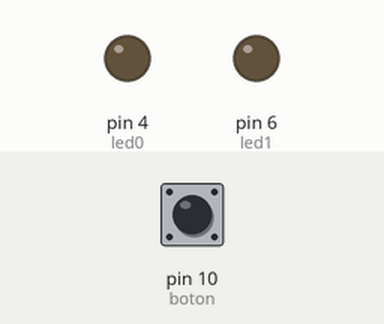
Bench run of a sketch on a simulated Arduino Uno, built with avr-gcc and run on an emulated ATmega328P. Parts: output pins drawn as LEDs (lit = HIGH). The test bench sets the inputs (shaded band); at power-on: pin 10 (boton) LOW.

Above: at 1.2 s.
1.3 s: pin 10 (boton) pulled HIGH for 0.15 s
At 1.7 s:
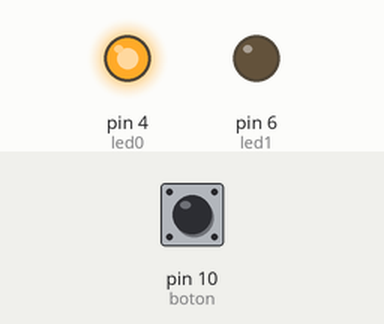
2.9 s: pin 10 (boton) pulled HIGH for 1 s
At 4.1 s:
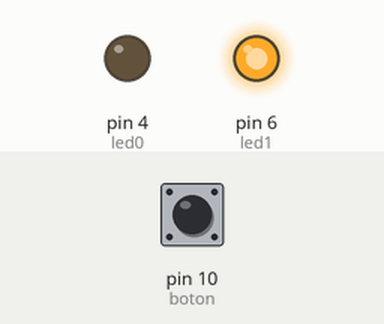
5.4 s: pin 10 (boton) pulled HIGH for 0.15 s
At 6.0 s:
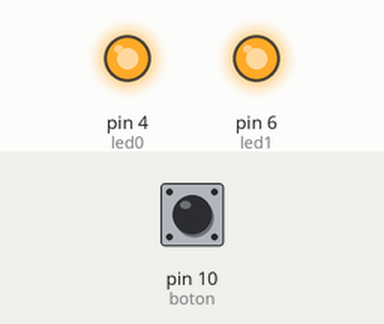
7.0 s: pin 10 (boton) pulled HIGH for 3.2 s
At 8.4 s:
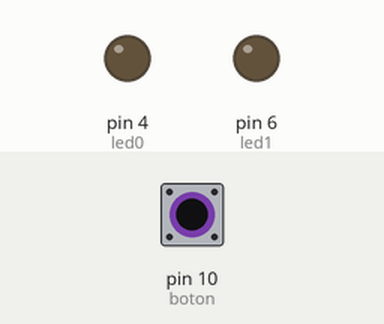
Timing chart, 0 to 10.0 s (numbered marks = the images above; inputs shaded):
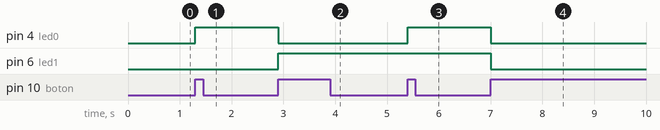

The sketch:

CuentaBinaria.ino
```cpp
int led0 = 4;
int led1 = 6;
int boton = 10;
int estado = 0;
int push = 0;

void setup() {
  pinMode(led0, OUTPUT);
  pinMode(led1, OUTPUT);
  pinMode(boton, INPUT);
}

void loop() {
  boton = digitalRead(10);
  if(boton!=estado){
    if(boton==HIGH)
      push++;
      if(push>4)
         push = 1;
    }
    estado=boton;
    if(push==1){
      digitalWrite(led1, LOW);
      digitalWrite(led0, HIGH);
    }
    if(push==2){
      digitalWrite(led0, LOW);
      digitalWrite(led1, HIGH);
    }
    if(push==3){
      digitalWrite(led0, HIGH);
      digitalWrite(led1, HIGH);
    }
    if(push==4){
      digitalWrite(led0, LOW);
      digitalWrite(led1, LOW);
    }
  }
```

Measured:
- after the input at 1.3 s, pin 4 (led0): LOW → HIGH at once
- after the input at 2.9 s, pin 4 (led0): HIGH → LOW at once; pin 6 (led1): LOW → HIGH at once
- after the input at 5.4 s, pin 4 (led0): LOW → HIGH at once
- after the input at 7.0 s, pin 4 (led0), pin 6 (led1): HIGH → LOW at once
